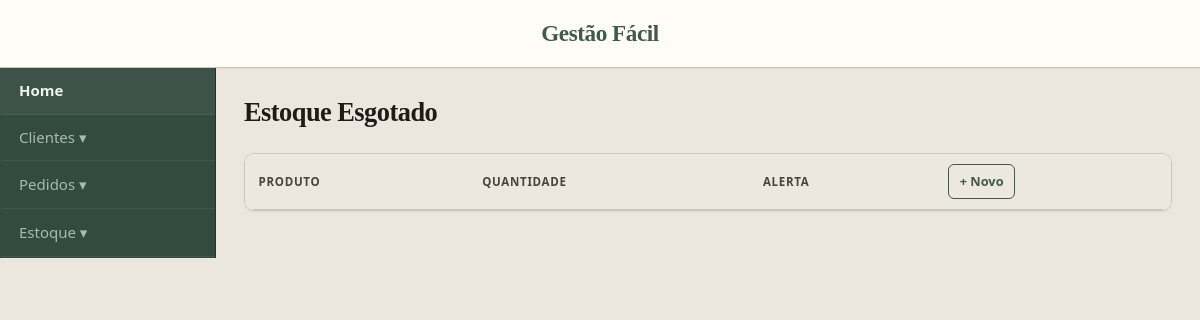
Before: /www/PI-Grupo-09/estoqueEsgotado.php with the older database file.
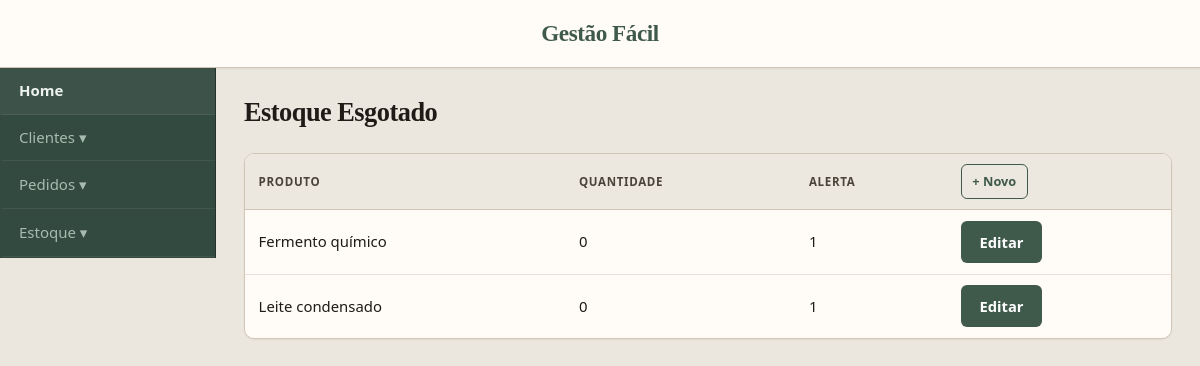
After: the same page with the newer database file.
### tables this page shows
CREATE TABLE IF NOT EXISTS estoque (id int AUTO_INCREMENT PRIMARY key, produto varchar(100), quantidade int, alerta int );

### www/PI-Grupo-09/estoqueEsgotado.php (the view, shortened to what this page needs)
<!DOCTYPE html>
<html>
<head>
    <link rel="stylesheet" href="style.css">
</head>
<body>
    <header>
        <h1>Gestão Fácil</h1>
    </header>
    <div class="page-layout">
        <div class="sidebar">
            <a href="home.php">Home</a>
            <button class="dropdown-btn">Clientes ▾</button>
            <button class="dropdown-btn">Pedidos ▾</button>
            <button class="dropdown-btn">Estoque ▾</button>
        </div>
        <div class="main-content">
<h1>Estoque Esgotado</h1>
<?php
$db = new PDO('mysql:host=localhost;dbname=pi_2_entrega;charset=utf8', 'root', 'root');
$resultado = $db->query('SELECT * FROM estoque WHERE quantidade =0');
$estoque = $resultado->fetchAll();
echo '<table>';
echo '
<tr>
    <th>Produto</th>
    <th>Quantidade</th>
    <th>Alerta</th>
    <th>
        <form action="cadastrarEstoque.php" method="post" class="form-inline">
            <button type="submit" class="btn btn-add">+ Novo</button>
        </form>
    </th>
</tr>';
foreach($estoque as $e) {
    echo '<tr>';
    echo '<td>' . $e['produto'] . '</td>';
    echo '<td>' . $e['quantidade'] . '</td>';
    echo '<td>' . $e['alerta'] . '</td>';
    echo '<td class="td-actions">
        <form action="editarEstoque.php" method="post" class="form-inline">
            <input type="hidden" name="id" value="' . $e['id'] . '">
            <input type="hidden" name="produto" value="' . $e['produto'] . '">
            <input type="hidden" name="quantidade" value="' . $e['quantidade'] . '">
            <input type="hidden" name="alerta" value="' . $e['alerta'] . '">
            <button type="submit" class="btn">Editar</button>
        </form>
    </td>';
    echo '</tr>';
}
echo '</table>';
?>
        </div>
    </div>
</body>
</html>

Changed rows visible on the page:
added estoque: produto "Fermento químico", quantidade "0", alerta "1"
added estoque: produto "Leite condensado", quantidade "0", alerta "1"
